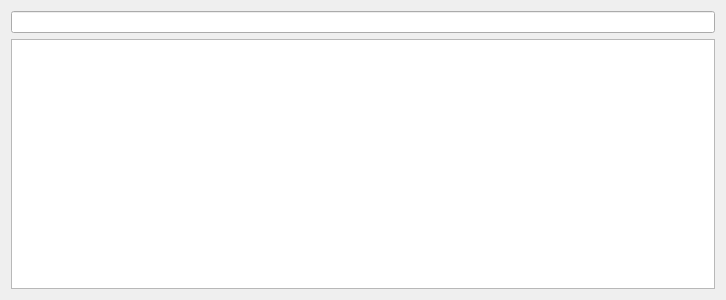
<?xml version="1.0" encoding="UTF-8"?>
<ui version="4.0">
 <class>Form</class>
 <widget class="QWidget" name="Form">
  <property name="geometry">
   <rect>
    <x>0</x>
    <y>0</y>
    <width>726</width>
    <height>300</height>
   </rect>
  </property>
  <property name="windowTitle">
   <string>Form</string>
  </property>
  <layout class="QVBoxLayout" name="verticalLayout">
   <item>
    <widget class="QLineEdit" name="lineEdit_address"/>
   </item>
   <item>
    <widget class="QWebEngineViewBrowser" name="webEngineViewBrowser_Browser"/>
   </item>
  </layout>
 </widget>
 <customwidgets>
  <customwidget>
   <class>QWebEngineViewBrowser</class>
   <extends>QTextEdit</extends>
   <header>qtutils/widgets.h</header>
  </customwidget>
 </customwidgets>
 <resources/>
 <connections/>
</ui>
